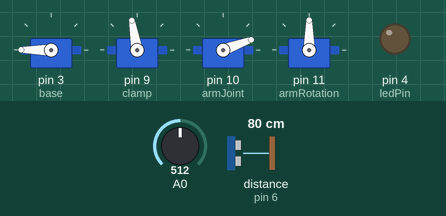
This sketch was run on a simulated Arduino Uno, built with avr-gcc and run on an emulated ATmega328P. Shown: 4 × servo, output pins drawn as LEDs (lit = HIGH). Inputs (shaded band) come from the test bench; at power-on: distance to the obstacle (sensor on pin 6) 80 cm, A0 = 512. The echo pulse lasts 58.3 µs per cm; pins used as bus, display or sensor lines are not drawn; what the sketch prints to the serial monitor is not drawn.

Above: at 7.5 s.
7.6 s: distance to the obstacle (sensor on pin 6) set to 15 cm
At 10.1 s:
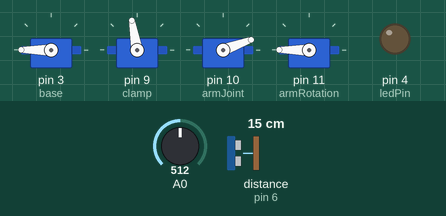
10.6 s: distance to the obstacle (sensor on pin 6) set to 11 cm
At 11.4 s:
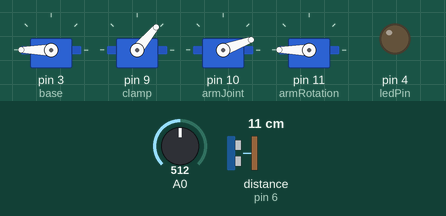
At 12.3 s:
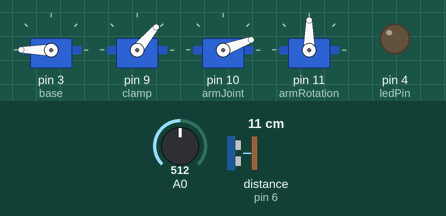
13.1 s: A0 set to 213
16.1 s: A0 set to 195
Timing chart, 0 to 19.1 s (numbered marks = the images above; inputs shaded):
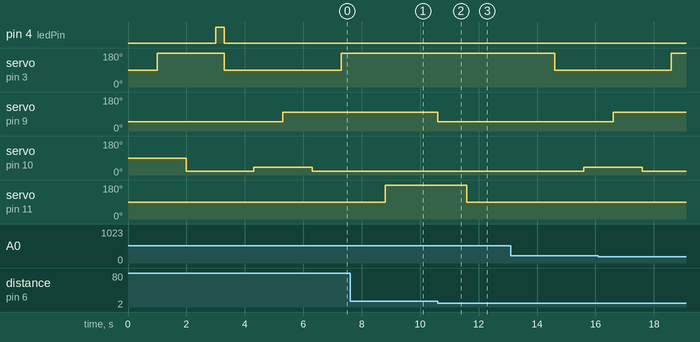

Measured:
- the behaviour switches between 13 and 12 cm on distance to the obstacle (sensor on pin 6) (found by bisection; images 1 and 2)
- after the input at 10.6 s, servo on pin 9 (clamp): 100° → 50° at once; servo on pin 11 (armRotation): 180° → 90° after 1.0 s

The sketch:

roboticArmCoughHelper.ino
```cpp
#include <Servo.h>
#define trigPin 5
#define echoPin 6
#define ledPin 4

Servo base;
Servo clamp;
Servo armJoint;
Servo armRotation;

void setup() {
  base.attach(3);
  clamp.attach(9);
  armJoint.attach(10);
  armRotation.attach(11);
  pinMode(trigPin, OUTPUT);
  pinMode(echoPin, INPUT);
  pinMode(ledPin, OUTPUT);
  Serial.begin(9600);
  initArm();
}

void loop() {
  int value = analogRead(A0);
  Serial.println(analogRead(A0));
  if(value > 205) {
    moveArm(90);
    armAngle(40);
    holdObject();
    armAngle(20);
    moveArm(180);
    delay(500);
    clampOrientation(180);
    int hasUserCollectedTissue = 0;
    while(hasUserCollectedTissue == 0) {
      if(echo()<12) {
        releaseObject();
        clampOrientation(90);
        delay(2000);
        hasUserCollectedTissue = 1;
      }
    }
  }
}

void moveArm(int rotation) {
  base.write(rotation);
  delay(1000);
}

void holdObject() {
  clamp.write(100);
  delay(1000);
}

void releaseObject() {
  clamp.write(50);
  delay(1000);
}

void armAngle(int rotation) {
  armJoint.write(rotation);
  delay(1000);
}

void clampOrientation(int orientation) {
  armRotation.write(orientation);
  delay(1000);
}

void initArm() {
  releaseObject();
  moveArm(180);
  armAngle(20);
  ledState(true);
  delay(300);
  ledState(false);
}

void ledState(boolean state) {
  if (state) {
    digitalWrite(ledPin, HIGH);
  }
  else {
    digitalWrite(ledPin, LOW);
  }
}

int echo() {
  long duration, distance;
  digitalWrite(trigPin, LOW);
  delayMicroseconds(2);
  digitalWrite(trigPin, HIGH);
  delayMicroseconds(10);
  digitalWrite(trigPin, LOW);
  duration = pulseIn(echoPin, HIGH);
  distance = (duration / 2) / 29.1;
  return distance;
}

void moveArmToLeft(int currentPos) {
  for (int pos = currentPos; pos <= 180; pos += 1) {
    base.write(pos);
    delay(10);
  }
  Serial.println(currentPos);
}

void moveArmToCenter(int currentPos) {
  for (int pos = currentPos; pos >= 90; pos -= 1) {
    base.write(pos);
    delay(10);
  }
  Serial.println(currentPos);
}

void dropObject() {
  for (int pos = 20; pos <= 60; pos += 1) {
    armJoint.write(pos);
    delay(10);
  }
  delay(300);
  releaseObject();
  delay(300);
  for (int pos = 60; pos >= 20; pos -= 1) {
    armJoint.write(pos);
    delay(10);
  }
}
```
